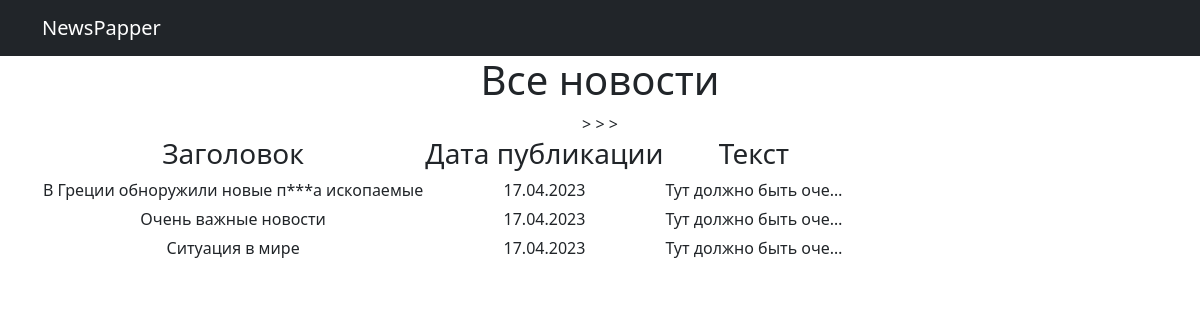
Page /news/ on the committed database.
### news/models.py (models this page shows, shortened)
class Post(models.Model):
    article = 'AR'
    news = 'NE'
    POST_TYPES = [
        (article, 'Статья'),
        (news, 'Новость')
    ]
    author = models.ForeignKey(Author, on_delete=models.CASCADE)
    post_type = models.CharField(max_length=2, choices=POST_TYPES)
    time_created = models.DateTimeField(auto_now_add=True)
    categories = models.ManyToManyField(Category, through='PostCategory')
    title = models.CharField(max_length=255)
    text = models.TextField()
    rating = models.FloatField(default=0.0)

### news/views.py (the view)
# urls.py: path('', PostList.as_view()),
class PostList(ListView):
    model = Post
    template_name = 'news.html'
    context_object_name = 'post'

### news/templatetags/custom_filter.py (called while the page is built)
@register.filter()
def censor(value):
   bad_words = ('падла', 'урод')
   if not isinstance(value, str):
      raise TypeError(f"unresolved type '{type(value)}' expected  type 'str'")
   for word in value.split():
      if word.lower() in bad_words:
         value = value.replace(word, f"{word[0]}{'*' * (len(word) - 2)}{word[-1]}")
   return value

### templates/news.html (shortened to what this page needs)
{% extends 'flatpages/default.html' %}
{% load custom_filter %}
{% block content %}
<h1>Все новости</h1>
   {% if post %}
       <table>
           <tr>
               <td><h3>Заголовок</h3></td>
               <td><h3>Дата публикации</h3></td>
               <td><h3>Текст</h3></td>
           </tr>
           {% for post in post %}
           <tr>
			   <td><h6>{{ post.title | censor}}</h6></td>
               <td><h6>{{ post.time_created|date:'j.m.Y' }}</h6></td>
               <td><h6>{{ post.text | truncatechars:20| censor }}</h6></td>>
           </tr>
           {% endfor %}
       </table>
   {% else %}
       <h2>Постов нет!!</h2>
   {% endif %}
{% endblock content %}

### templates/flatpages/default.html (shortened to what this page needs)
<!DOCTYPE html>
<html lang="en">
    <head>
        {% load static %}
        <link href="{% static 'css/styles.css' %}" rel="stylesheet" />
    </head>
    <body>
    <div class="body"
    </div>
    <nav class="navbar navbar-expand-lg navbar-dark bg-dark static-top">
   <div class="container">
       <a class="navbar-brand" href="#">NewsPapper</a>
   </div>
</nav>
        <div class="container">
            <div class="row">
                <div class="col-lg-12 text-center">
                    {% block content %}
                    {% endblock content %}
                </div>
            </div>
        </div>
    </div>
    </body>
</html>

### rows in the picture
Post: title|censor "В Греции обноружили новые п***а ископаемые", time_created "17.04.2023", text|censor "Тут должно быть оче…"
Post: title|censor "Очень важные новости", time_created "17.04.2023", text|censor "Тут должно быть оче…"
Post: title|censor "Ситуация в мире", time_created "17.04.2023", text|censor "Тут должно быть оче…"
